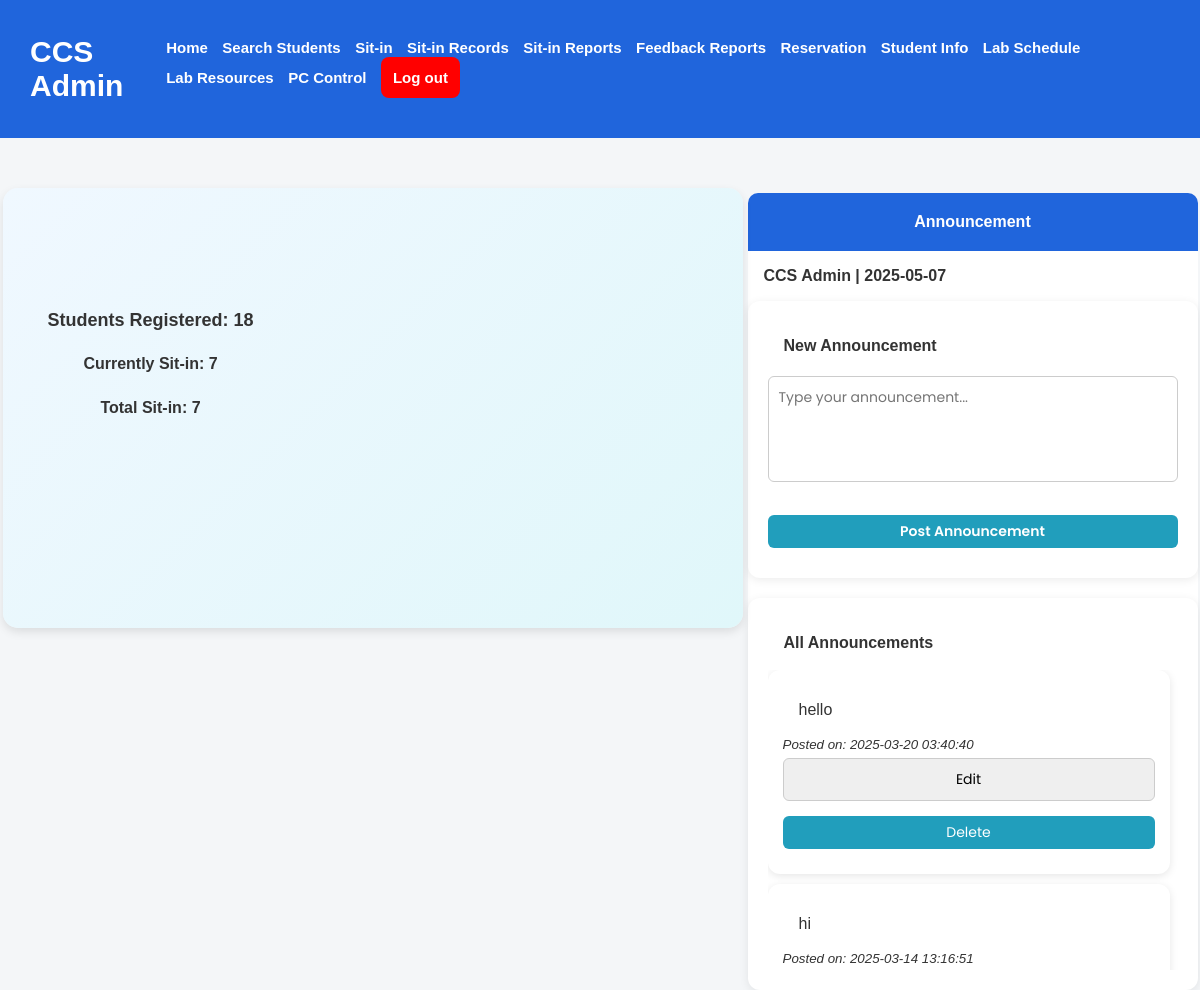
The app's page /admindashboard.php with its own data.
### tables this page shows
CREATE TABLE `announcements` (
  `id` int(11) NOT NULL,
  `announcement_text` text NOT NULL,
  `created_at` timestamp NOT NULL DEFAULT current_timestamp()
);

### admindashboard.php (the view, shortened to what this page needs)
<?php
    include('db.php');
    $queryTotalStudents = "SELECT idno, count(*) as total_students FROM userstbl";
    $resultTotalStudents = mysqli_query($connection, $queryTotalStudents);
    $rowTotalStudents = mysqli_fetch_assoc($resultTotalStudents);
    $totalStudents = $rowTotalStudents['total_students'];
?>
<!DOCTYPE html>
<html lang="en">
<head>
    <link rel="stylesheet" href="assets/styles.css?v=<?php echo time(); ?>">
</head>
<body>
<nav>
    <h1>CCS Admin</h1>
    <div class="nav-links-admin" id="nav-links">
        <a id="home-nav" href="admindashboard.php"> Home</a>
        <a href="#" onclick="searchFunction()" id="search-btn"> Search Students</a>
        <a href="current-sit-in.php"> Sit-in</a>
        <a href="view-sit-in-records.php">Sit-in Records</a>
        <a href="sit-in-reports.php"> Sit-in Reports</a>
        <a href="feedback-reports.php"> Feedback Reports</a>
        <a href="view-reservations.php">Reservation</a>
        <a href="student_management.php">Student Info</a>
        <a href="lab_schedule.php">Lab Schedule</a>
        <a href="lab_resources.php">Lab Resources</a>
        <a href="admin_computer_control.php">PC Control</a>
        <a href="admin.php" class="logout-btn" id="logoutbtn"> Log out </a>
    </div>
</nav>
    <div class="pie-announcement-container">
    <div id="piechart-container" style="position: relative;">
        <div id="piechart"></div>
        <div style="position: absolute; top: 30%; left: 20%; transform: translate(-50%, -50%); font-size: 18px; font-weight: bold;">
            Students Registered: <?php echo $totalStudents; ?>
        </div>
        <div style="position: absolute; top: 40%; left: 20%; transform: translate(-50%, -50%); font-size: 16px; font-weight: bold;">
            Currently Sit-in: <?php echo $_SESSION['totalstudents']; ?>
        </div>
        <div style="position: absolute; top: 50%; left: 20%; transform: translate(-50%, -50%); font-size: 16px; font-weight: bold;">
            Total Sit-in: <?php echo $_SESSION['totalstudents']; ?>
        </div>
    </div>
    <div class="announcement-container-admin">
    <div class="student-info">
        <label>Announcement</label>
    </div>
    <h4>CCS Admin | <?php echo date("Y-m-d") ?></h4>
<div class="new-announcement-box">
    <h4>New Announcement</h4>
    <form action="announcementdb.php" method="post">
        <div class="announcement-form">
            <textarea style="resize: none" name="text" rows="4" cols="50" placeholder="Type your announcement..."></textarea><br>
            <input class="announcement-submitbtn" type="submit" name="update_announcement" value="Post Announcement">
        </div>
    </form>
</div>
<div class="all-announcement-box">
    <h4>All Announcements</h4>
    <div class="announcement-list-scroll">
        <?php
            $announcementQuery = "SELECT * FROM announcements ORDER BY created_at DESC";
            $announcementResult = mysqli_query($connection, $announcementQuery);
            while($row = mysqli_fetch_assoc($announcementResult)) {
        ?>
            <div class="announcement-card">
                <p><?php echo nl2br(htmlspecialchars($row['announcement_text'])); ?></p>
                <small><em>Posted on: <?php echo $row['created_at']; ?></em></small><br>
                <form action="javascript:void(0);" method="get" style="display: inline;" onclick="openEditModal(<?php echo $row['id']; ?>, '<?php echo addslashes($row['announcement_text']); ?>')">
                    <input type="button" value="Edit">
                </form>
                <form action="delete-announcement.php" method="post" style="display: inline;" onsubmit="return confirm('Are you sure you want to delete this announcement?');">
                    <input type="submit" value="Delete">
                </form>
            </div>
        <?php } ?>
    </div>
</div>
    </div>
</div>
</body>
</html>

### assets/styles.css (style rules this page uses)
body { margin: 0; padding: 0; font-family: sans-serif; background-color: gainsboro; }
label { font-weight: bold; }
nav { display: flex; flex-direction: row; justify-content: space-between; align-items: center; padding: 10px; background-color: rgb(32, 101, 220); color: white; }
nav h1 { margin-left: 20px; font-size: 30px; }
nav a { text-decoration: none; color: white; margin-right: 10px; font-weight: bold; font-size: 15px; transition: color 0.3s ease-in, text-decoration 0.3s ease-in-out; display: inline-block; white-space: normal; }
p, h4, h3 { margin: 8px 8px; padding: 8px 8px; }
.announcement-container-admin { width: 400px; background-color: white; flex-direction: column; width: 450px; height: 430px; margin: 10px auto; border-radius: 10px; }
.student-info { background-color: rgb(32, 101, 220); padding: 20px; text-align: center; color: white; border-top-right-radius: 10px; border-top-left-radius: 10px; }
.logout-btn { background-color: red; padding: 12px; text-decoration: none; border-radius: 8px; }
.announcement-form { display: flex; flex-direction: column; justify-content: center; align-items: center; }
.announcement-submitbtn { border:none; padding: 12px; background-color: rgb(32, 213, 32); cursor: pointer; color: white; border-radius: 8px; }
textarea { width: 100%; padding: 10px; font-size: 14px; border-radius: 6px; border: 1px solid #ccc; resize: none; }

### admindashboard.php (style rules this page uses)
#piechart-container { width: 100%; max-width: 700px; margin: 50px auto; padding: 20px; background: linear-gradient(135deg, #f0f8ff, #e0f7fa); border-radius: 15px; box-shadow: 0px 4px 10px rgba(0, 0, 0, 0.1); text-align: center; font-family: Arial, sans-serif; }
#piechart { width: 100%; height: 400px; border-radius: 10px; }
.pie-announcement-container { display: flex; justify-content: space-between; align-items: center; }
body { background-color: #f4f6f8; margin: 0; padding: 0; color: #333; }
textarea, input, select { border-radius: 6px; border: 1px solid #ccc; padding: 10px; font-family: 'Poppins', sans-serif; font-size: 14px; width: 100%; box-sizing: border-box; margin-top: 5px; margin-bottom: 10px; }
.announcement-submitbtn { background-color: #06d6a0; border: none; color: white; padding: 10px 15px; font-weight: 600; border-radius: 6px; cursor: pointer; transition: background 0.3s ease; }
.announcement-card { background-color: white; padding: 15px; margin-bottom: 10px; border-radius: 12px; box-shadow: 0px 2px 8px rgba(0,0,0,0.1); transition: transform 0.2s ease; }
input[type="submit"] { background-color: #219ebc; color: white; border: none; padding: 6px 12px; border-radius: 6px; cursor: pointer; }
.new-announcement-box, .all-announcement-box { background-color: #ffffff; padding: 20px; margin-bottom: 20px; border-radius: 12px; box-shadow: 0px 2px 10px rgba(0, 0, 0, 0.08); }
.announcement-list-scroll { max-height: 300px; overflow-y: auto; margin-top: 10px; padding-right: 8px; }

### records on screen
announcements: announcement_text "hello", created_at "2025-03-20 03:40:40"
announcements: announcement_text "hi", created_at "2025-03-14 13:16:51"

### other values on screen
$totalStudents "18"
$_SESSION['totalstudents'] "7"
